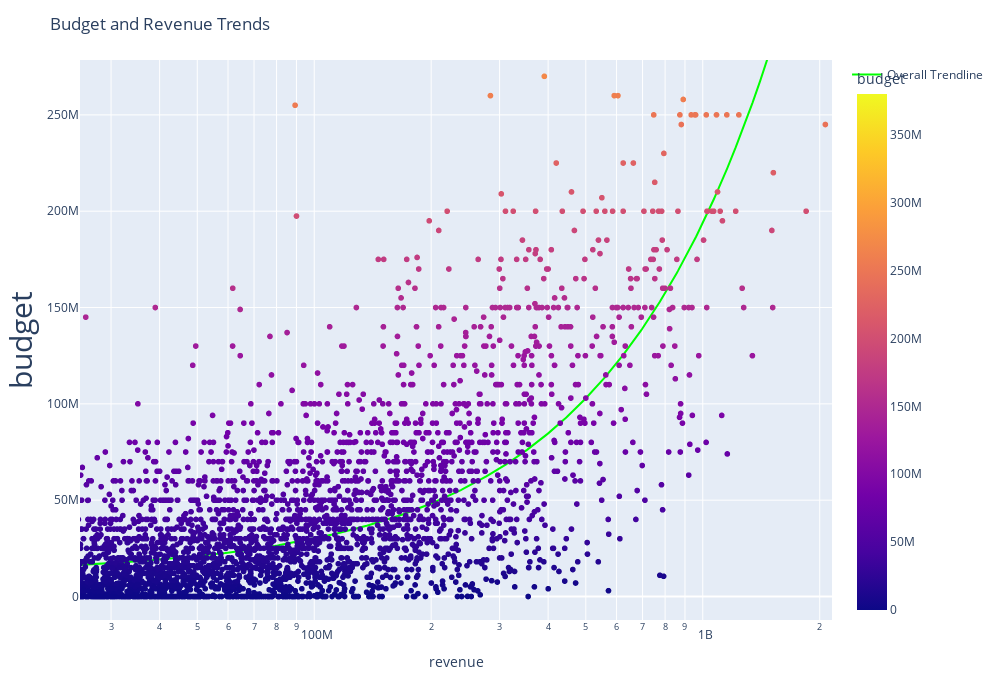

The notebook cell saved with this chart:
### Code cell
import plotly.express as px

df = imdb_genres
fig = px.scatter(df, x="revenue", y="budget", trendline="ols", trendline_scope="overall", 
                 hover_name="title", log_x="True", trendline_color_override="lime",
                color="budget")

fig.update_layout(
    title = "Budget and Revenue Trends",
    autosize=False,
    width=1000,
    height=700,
    yaxis=dict(
        titlefont=dict(size=30),
    )
)
fig.show()

### Figure 1 — Plotly figure (JSON) as saved in the notebook; plotly's stock layout.template omitted (floating-point values rounded to 4 significant figures; data arrays with more than 128 entries replaced by an {"elided": "..."} marker saying what was removed)
{"data": [{"hovertemplate": "<b>%{hovertext}</b><br><br>revenue=%{x}<br>budget=%{marker.color}<extra></extra>", "hovertext": {"elided": "6096 str values"}, "legendgroup": "", "marker": {"color": {"elided": "6096 int values"}, "coloraxis": "coloraxis", "symbol": "circle"}, "mode": "markers", "name": "", "showlegend": false, "type": "scattergl", "x": {"elided": "6096 int values"}, "xaxis": "x", "y": {"elided": "6096 int values"}, "yaxis": "y"}, {"hovertemplate": "<b>OLS trendline</b><br>budget = 0.182027 * revenue + 1.18551e+07<br>R<sup>2</sup>=0.534296<br><br>revenue=%{x}<br>budget=%{y} <b>(trend)</b><extra></extra>", "legendgroup": "Overall Trendline", "line": {"color": "lime"}, "mode": "lines", "name": "Overall Trendline", "showlegend": true, "type": "scatter", "x": {"elided": "6096 int values"}, "xaxis": "x", "y": {"elided": "6096 float values"}, "yaxis": "y"}], "layout": {"autosize": false, "coloraxis": {"colorbar": {"title": {"text": "budget"}}, "colorscale": [[0, "#0d0887"], [0.1111, "#46039f"], [0.2222, "#7201a8"], [0.3333, "#9c179e"], [0.4444, "#bd3786"], [0.5556, "#d8576b"], [0.6667, "#ed7953"], [0.7778, "#fb9f3a"], [0.8889, "#fdca26"], [1, "#f0f921"]]}, "dragmode": "pan", "height": 700, "legend": {"tracegroupgap": 0}, "margin": {"t": 60}, "title": {"text": "Budget and Revenue Trends"}, "width": 1000, "xaxis": {"anchor": "y", "autorange": false, "domain": [0, 1], "range": [7.397, 9.333], "title": {"text": "revenue"}, "type": "log"}, "yaxis": {"anchor": "x", "autorange": false, "domain": [0, 1], "range": [-12200000.0, 278500000.0], "title": {"font": {"size": 30}, "text": "budget"}, "type": "linear"}}}
